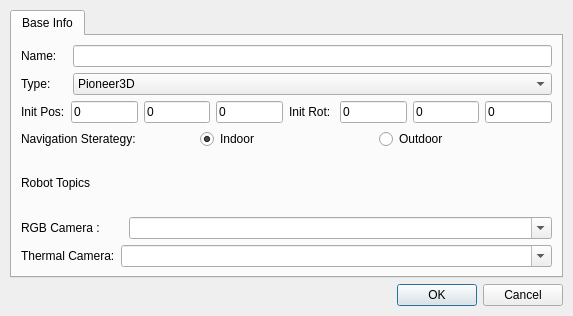
<?xml version="1.0" encoding="UTF-8"?>
<ui version="4.0">
 <class>AddRobot</class>
 <widget class="QWidget" name="AddRobot">
  <property name="windowModality">
   <enum>Qt::WindowModal</enum>
  </property>
  <property name="geometry">
   <rect>
    <x>0</x>
    <y>0</y>
    <width>573</width>
    <height>316</height>
   </rect>
  </property>
  <property name="windowTitle">
   <string>Setup New Robot</string>
  </property>
  <layout class="QGridLayout" name="gridLayout">
   <property name="leftMargin">
    <number>10</number>
   </property>
   <property name="topMargin">
    <number>10</number>
   </property>
   <property name="rightMargin">
    <number>10</number>
   </property>
   <property name="bottomMargin">
    <number>10</number>
   </property>
   <property name="horizontalSpacing">
    <number>10</number>
   </property>
   <item row="1" column="0">
    <widget class="QSplitter" name="splitter">
     <property name="orientation">
      <enum>Qt::Horizontal</enum>
     </property>
     <widget class="QDialogButtonBox" name="button_box">
      <property name="orientation">
       <enum>Qt::Horizontal</enum>
      </property>
      <property name="standardButtons">
       <set>QDialogButtonBox::Cancel|QDialogButtonBox::Ok</set>
      </property>
     </widget>
    </widget>
   </item>
   <item row="0" column="0">
    <widget class="QTabWidget" name="tabWidget">
     <property name="currentIndex">
      <number>0</number>
     </property>
     <widget class="QWidget" name="baseInfoTab">
      <attribute name="title">
       <string>Base Info</string>
      </attribute>
      <layout class="QVBoxLayout" name="verticalLayout_2">
       <item>
        <layout class="QGridLayout" name="gridLayout_2">
         <property name="leftMargin">
          <number>0</number>
         </property>
         <property name="topMargin">
          <number>0</number>
         </property>
         <property name="rightMargin">
          <number>0</number>
         </property>
         <property name="bottomMargin">
          <number>0</number>
         </property>
         <property name="horizontalSpacing">
          <number>6</number>
         </property>
         <item row="6" column="0">
          <layout class="QHBoxLayout" name="horizontalLayout_3">
           <item>
            <widget class="QLabel" name="initPosLabel">
             <property name="text">
              <string>Init Pos:</string>
             </property>
            </widget>
           </item>
           <item>
            <widget class="QLineEdit" name="init_pos_x_line_edit">
             <property name="inputMask">
              <string/>
             </property>
             <property name="text">
              <string>0</string>
             </property>
            </widget>
           </item>
           <item>
            <widget class="QLineEdit" name="init_pos_y_line_edit">
             <property name="inputMask">
              <string/>
             </property>
             <property name="text">
              <string>0</string>
             </property>
            </widget>
           </item>
           <item>
            <widget class="QLineEdit" name="init_pos_z_line_edit">
             <property name="inputMask">
              <string/>
             </property>
             <property name="text">
              <string>0</string>
             </property>
            </widget>
           </item>
           <item>
            <widget class="QLabel" name="initRotLabel">
             <property name="frameShape">
              <enum>QFrame::NoFrame</enum>
             </property>
             <property name="text">
              <string>Init Rot: </string>
             </property>
            </widget>
           </item>
           <item>
            <widget class="QLineEdit" name="init_rot_x_line_edit">
             <property name="inputMask">
              <string/>
             </property>
             <property name="text">
              <string>0</string>
             </property>
            </widget>
           </item>
           <item>
            <widget class="QLineEdit" name="init_rot_y_line_edit">
             <property name="inputMask">
              <string/>
             </property>
             <property name="text">
              <string>0</string>
             </property>
            </widget>
           </item>
           <item>
            <widget class="QLineEdit" name="init_rot_z_line_edit">
             <property name="inputMask">
              <string/>
             </property>
             <property name="text">
              <string>0</string>
             </property>
            </widget>
           </item>
          </layout>
         </item>
         <item row="3" column="0">
          <layout class="QGridLayout" name="gridLayout_3">
           <item row="0" column="2">
            <widget class="QComboBox" name="type_combo_box">
             <property name="sizePolicy">
              <sizepolicy hsizetype="Minimum" vsizetype="Minimum">
               <horstretch>0</horstretch>
               <verstretch>0</verstretch>
              </sizepolicy>
             </property>
             <property name="minimumSize">
              <size>
               <width>0</width>
               <height>0</height>
              </size>
             </property>
             <property name="maximumSize">
              <size>
               <width>1000</width>
               <height>200</height>
              </size>
             </property>
             <property name="sizeAdjustPolicy">
              <enum>QComboBox::AdjustToContents</enum>
             </property>
             <item>
              <property name="text">
               <string>Pioneer3D</string>
              </property>
             </item>
             <item>
              <property name="text">
               <string>Quadrator</string>
              </property>
             </item>
            </widget>
           </item>
           <item row="0" column="1">
            <widget class="QLabel" name="type_label">
             <property name="sizePolicy">
              <sizepolicy hsizetype="Maximum" vsizetype="Preferred">
               <horstretch>0</horstretch>
               <verstretch>0</verstretch>
              </sizepolicy>
             </property>
             <property name="baseSize">
              <size>
               <width>0</width>
               <height>0</height>
              </size>
             </property>
             <property name="text">
              <string>Type:     </string>
             </property>
            </widget>
           </item>
          </layout>
         </item>
         <item row="14" column="0">
          <layout class="QHBoxLayout" name="horizontalLayout_7">
           <item>
            <widget class="QLabel" name="navModelTopicLabel">
             <property name="text">
              <string>Navigation Sterategy:</string>
             </property>
            </widget>
           </item>
           <item>
            <widget class="QRadioButton" name="nav_indoor_radio">
             <property name="text">
              <string>Indoor</string>
             </property>
             <property name="checked">
              <bool>true</bool>
             </property>
            </widget>
           </item>
           <item>
            <widget class="QRadioButton" name="nav_outdoor_radio">
             <property name="text">
              <string>Outdoor</string>
             </property>
            </widget>
           </item>
          </layout>
         </item>
         <item row="0" column="0">
          <layout class="QHBoxLayout" name="horizontalLayout_6">
           <item>
            <widget class="QLabel" name="rgbCameraTopicLabel">
             <property name="text">
              <string>Name:   </string>
             </property>
            </widget>
           </item>
           <item>
            <widget class="QLineEdit" name="name_line_edit">
             <property name="maximumSize">
              <size>
               <width>1000</width>
               <height>1000</height>
              </size>
             </property>
            </widget>
           </item>
          </layout>
         </item>
        </layout>
       </item>
       <item>
        <widget class="QLabel" name="topicsLabel">
         <property name="text">
          <string>Robot Topics</string>
         </property>
        </widget>
       </item>
       <item>
        <layout class="QVBoxLayout" name="verticalLayout">
         <item>
          <layout class="QHBoxLayout" name="horizontalLayout_8">
           <item>
            <widget class="QLabel" name="RGBCameraTopicLabel">
             <property name="text">
              <string>RGB Camera :       </string>
             </property>
            </widget>
           </item>
           <item>
            <widget class="QComboBox" name="rgb_camera_combobox">
             <property name="sizePolicy">
              <sizepolicy hsizetype="Expanding" vsizetype="Fixed">
               <horstretch>0</horstretch>
               <verstretch>0</verstretch>
              </sizepolicy>
             </property>
             <property name="maximumSize">
              <size>
               <width>16777215</width>
               <height>22</height>
              </size>
             </property>
             <property name="font">
              <font>
               <pointsize>10</pointsize>
              </font>
             </property>
             <property name="editable">
              <bool>true</bool>
             </property>
            </widget>
           </item>
          </layout>
         </item>
         <item>
          <layout class="QHBoxLayout" name="horizontalLayout_10">
           <item>
            <widget class="QLabel" name="thermalCameraTopicLabel">
             <property name="text">
              <string>Thermal Camera:</string>
             </property>
            </widget>
           </item>
           <item>
            <widget class="QComboBox" name="thermal_camera_combobox">
             <property name="sizePolicy">
              <sizepolicy hsizetype="Expanding" vsizetype="Fixed">
               <horstretch>0</horstretch>
               <verstretch>0</verstretch>
              </sizepolicy>
             </property>
             <property name="maximumSize">
              <size>
               <width>16777215</width>
               <height>22</height>
              </size>
             </property>
             <property name="font">
              <font>
               <pointsize>10</pointsize>
              </font>
             </property>
             <property name="editable">
              <bool>true</bool>
             </property>
            </widget>
           </item>
          </layout>
         </item>
        </layout>
       </item>
      </layout>
     </widget>
    </widget>
   </item>
  </layout>
 </widget>
 <resources/>
 <connections/>
</ui>
